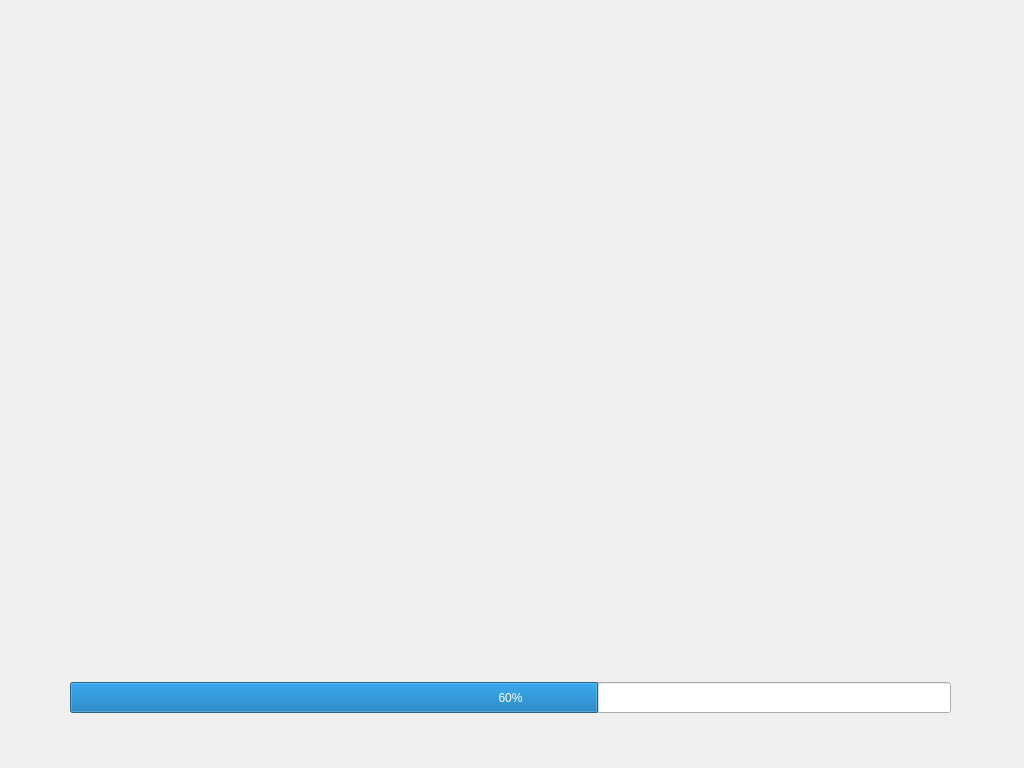
<?xml version="1.0" encoding="UTF-8"?>
<ui version="4.0">
 <class>QCheckFrom</class>
 <widget class="QWidget" name="QCheckFrom">
  <property name="geometry">
   <rect>
    <x>0</x>
    <y>0</y>
    <width>1024</width>
    <height>768</height>
   </rect>
  </property>
  <property name="windowTitle">
   <string>Form</string>
  </property>
  <widget class="QQTProgressBar" name="prb_checkdlg_process">
   <property name="geometry">
    <rect>
     <x>70</x>
     <y>682</y>
     <width>881</width>
     <height>31</height>
    </rect>
   </property>
   <property name="value">
    <number>60</number>
   </property>
  </widget>
  <widget class="QLabel" name="label">
   <property name="geometry">
    <rect>
     <x>70</x>
     <y>610</y>
     <width>531</width>
     <height>31</height>
    </rect>
   </property>
   <property name="text">
    <string/>
   </property>
  </widget>
 </widget>
 <customwidgets>
  <customwidget>
   <class>QQTProgressBar</class>
   <extends>QProgressBar</extends>
   <header>qqtprogressbar.h</header>
  </customwidget>
 </customwidgets>
 <resources/>
 <connections/>
</ui>
